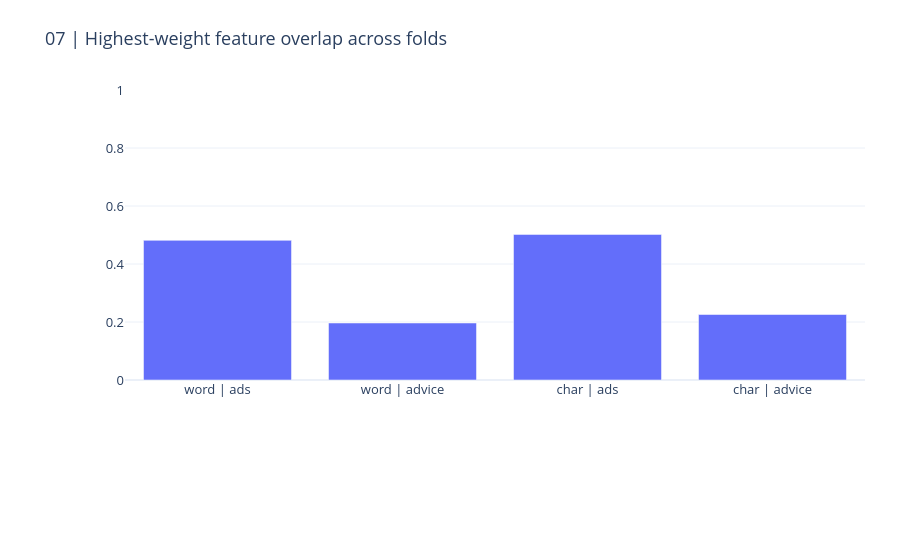
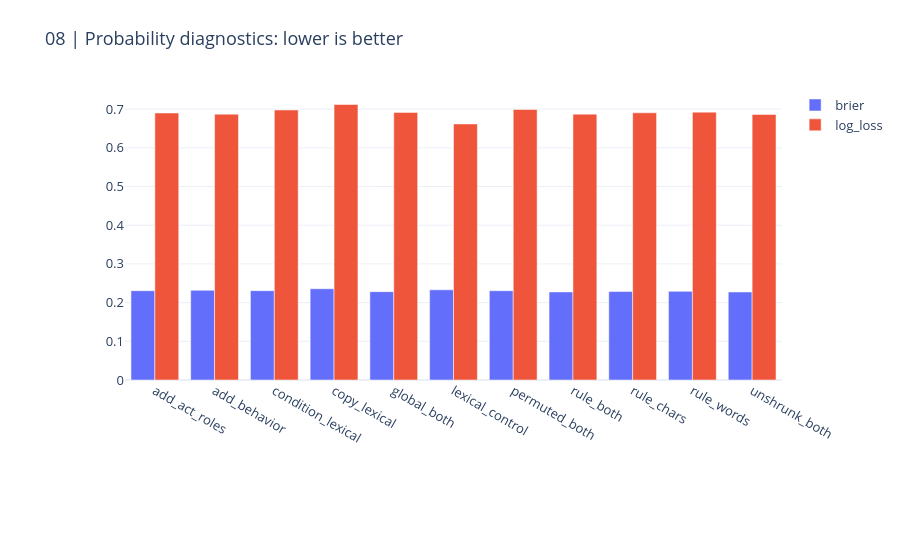

Notebook cell for these charts, in order:
### Markdown cell above
## 6. Stability and probability quality

High-weight feature overlap across the two training folds is descriptive; stable features are not necessarily useful. Ranking improvements can coexist with worse log loss or Brier score. No calibration claim is made.

### Code cell
display(pd.DataFrame(result["weight_stability"]))
display(pd.DataFrame(result["pooled_metrics"]))
CHARTS[6].show(renderer="plotly_mimetype")
CHARTS[7].show(renderer="plotly_mimetype")

### Figure 1 — Plotly figure (JSON) as saved in the notebook; plotly's stock layout.template omitted (floating-point values rounded to 4 significant figures)
{"data": [{"type": "bar", "x": ["word | ads", "word | advice", "char | ads", "char | advice"], "y": [0.4816, 0.1966, 0.5021, 0.2259]}], "layout": {"font": {"size": 13}, "height": 540, "margin": {"b": 160, "l": 125, "r": 35, "t": 90}, "title": {"text": "07 | Highest-weight feature overlap across folds"}, "xaxis": {"automargin": true}, "yaxis": {"automargin": true, "range": [0, 1]}}}

### Figure 2 — Plotly figure (JSON) as saved in the notebook; plotly's stock layout.template omitted (floating-point values rounded to 4 significant figures)
{"data": [{"name": "brier", "type": "bar", "x": ["add_act_roles", "add_behavior", "condition_lexical", "copy_lexical", "global_both", "lexical_control", "permuted_both", "rule_both", "rule_chars", "rule_words", "unshrunk_both"], "y": [0.2308, 0.2318, 0.2308, 0.2358, 0.2283, 0.233, 0.2308, 0.2276, 0.2286, 0.2291, 0.2275]}, {"name": "log_loss", "type": "bar", "x": ["add_act_roles", "add_behavior", "condition_lexical", "copy_lexical", "global_both", "lexical_control", "permuted_both", "rule_both", "rule_chars", "rule_words", "unshrunk_both"], "y": [0.69, 0.687, 0.6978, 0.7119, 0.6915, 0.6618, 0.6991, 0.6871, 0.6905, 0.6922, 0.6863]}], "layout": {"barmode": "group", "font": {"size": 13}, "height": 540, "margin": {"b": 160, "l": 125, "r": 35, "t": 90}, "title": {"text": "08 | Probability diagnostics: lower is better"}, "xaxis": {"automargin": true}, "yaxis": {"automargin": true}}}
